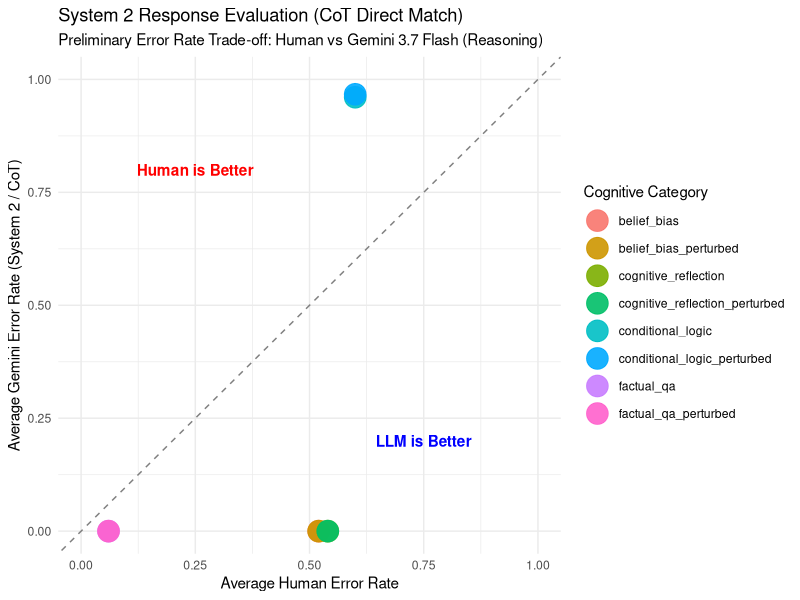

Write the R code that produced this figure.
eval_dataset <- read.csv("eval_dataset_phase2_completed.csv", stringsAsFactors = FALSE)

# PRELIMINARY ANALYSIS
library(dplyr)
library(stringr)
library(ggplot2)

eval_dataset <- eval_dataset %>%
  mutate(
    clean_cot_text = str_remove_all(tolower(str_trim(cot_final_answer)), "[\\.\\$\\s]"),
    clean_exp_text = str_remove_all(tolower(str_trim(expected_answer)), "[\\.\\$\\s]"),
    clean_cot_num = suppressWarnings(as.numeric(str_remove_all(cot_final_answer, "[\\$\\s]"))),
    clean_exp_num = suppressWarnings(as.numeric(str_remove_all(expected_answer, "[\\$\\s]"))),
  
    is_correct_sys2 = if_else(
      str_detect(category, "cognitive_reflection"),
      if_else(clean_cot_num == clean_exp_num, 1, 0, missing = 0),
      if_else(clean_cot_text == clean_exp_text, 1, 0)
    ),
    
    llm_error_rate_sys2 = 1 - is_correct_sys2
  ) %>%
  select(-clean_cot_text, -clean_exp_text, -clean_cot_num, -clean_exp_num)

# Computation of mean aggregated error rates by category
summary_dataset_sys2 <- eval_dataset %>%
  group_by(category) %>%
  summarise(
    mean_human_error = mean(human_error_rate, na.rm = TRUE),
    mean_llm_error_sys2 = mean(llm_error_rate_sys2, na.rm = TRUE)
  )

# plot
ggplot(summary_dataset_sys2, aes(x = mean_human_error, y = mean_llm_error_sys2, color = category)) +
  geom_point(size = 7, alpha = 0.9) +
  geom_abline(intercept = 0, slope = 1, linetype = "dashed", color = "gray50") +
  annotate("text", x = 0.75, y = 0.2, label = "LLM is Better", color = "blue", fontface = "bold") +
  annotate("text", x = 0.25, y = 0.8, label = "Human is Better", color = "red", fontface = "bold") +
  theme_minimal() +
  labs(
    title = "System 2 Response Evaluation (CoT Direct Match)",
    subtitle = "Preliminary Error Rate Trade-off: Human vs Gemini 3.7 Flash (Reasoning)",
    x = "Average Human Error Rate",
    y = "Average Gemini Error Rate (System 2 / CoT)",
    color = "Cognitive Category"
  ) +
  xlim(0, 1) + ylim(0, 1)
